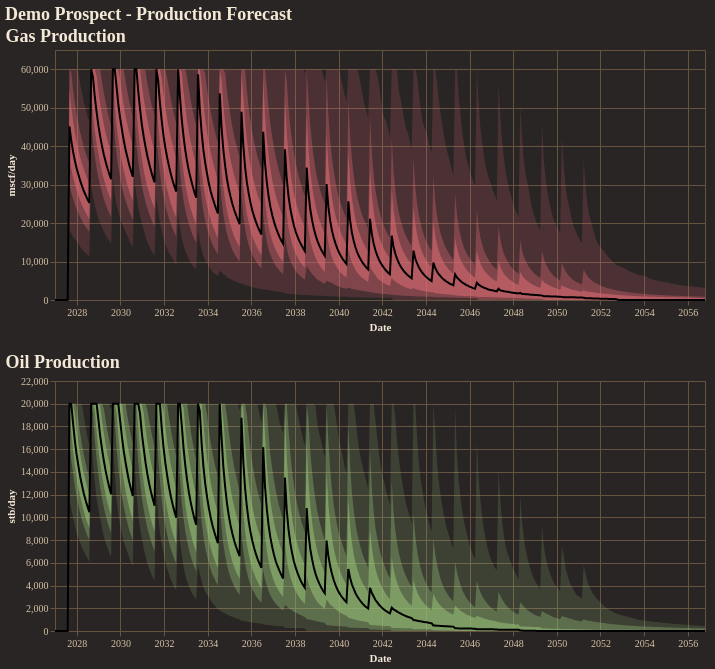

Notebook code cell kept with this figure:
### Code cell
fig = reporter.plotter.combined_production_plot(
    figsize=(650, 250),
    backend=PLOTTING_BACKEND
)
fig.show()

### Figure 1 — Vega-Lite specification as saved in the notebook (floating-point values rounded to 4 significant figures; data arrays with more than 128 entries replaced by an {"elided": "..."} marker saying what was removed)
{"config": {"background": "#292524", "view": {"fill": "#292524", "stroke": "#665340"}, "title": {"color": "#f4e9d7", "font": "Merriweather", "fontSize": 18, "fontWeight": 600, "subtitleColor": "#d5c2a6", "anchor": "start"}, "axis": {"domainColor": "#665340", "gridColor": "#665340", "tickColor": "#665340", "labelColor": "#d5c2a6", "titleColor": "#f4e9d7", "labelFont": "Merriweather", "titleFont": "Merriweather"}, "legend": {"titleColor": "#f4e9d7", "labelColor": "#d5c2a6", "labelFont": "Merriweather", "titleFont": "Merriweather", "orient": "top-right", "symbolType": "circle"}, "header": {"labelColor": "#d5c2a6", "titleColor": "#f4e9d7", "labelFont": "Merriweather", "titleFont": "Merriweather"}, "mark": {"color": "#c78d3b"}, "line": {"color": "#c78d3b"}, "bar": {"color": "#c78d3b"}, "point": {"color": "#ddb06d"}, "area": {"color": "#c78d3b", "opacity": 0.35}, "text": {"color": "#f4e9d7", "font": "Merriweather"}, "range": {"category": ["#5DA5DA", "#F28E2B", "#59C36A", "#E15759", "#B07AA1", "#4ECDC4", "#FF9DA7", "#EDC948"]}}, "vconcat": [{"layer": [{"mark": {"type": "area", "color": "rgba(224, 108, 117, 1.0)", "opacity": 0.18}, "encoding": {"tooltip": [{"field": "date", "title": "Date", "type": "temporal"}, {"field": "p01", "format": ",.2f", "title": "P01", "type": "quantitative"}, {"field": "p10", "format": ",.2f", "title": "P10", "type": "quantitative"}, {"field": "p25", "format": ",.2f", "title": "P25", "type": "quantitative"}, {"field": "p50", "format": ",.2f", "title": "P50", "type": "quantitative"}, {"field": "p75", "format": ",.2f", "title": "P75", "type": "quantitative"}, {"field": "p90", "format": ",.2f", "title": "P90", "type": "quantitative"}, {"field": "p99", "format": ",.2f", "title": "P99", "type": "quantitative"}], "x": {"field": "date", "title": "Date", "type": "temporal"}, "y": {"field": "p01", "title": "mscf/day", "type": "quantitative"}, "y2": {"field": "p99"}}}, {"mark": {"type": "area", "color": "rgba(224, 108, 117, 1.0)", "opacity": 0.35}, "encoding": {"tooltip": [{"field": "date", "title": "Date", "type": "temporal"}, {"field": "p01", "format": ",.2f", "title": "P01", "type": "quantitative"}, {"field": "p10", "format": ",.2f", "title": "P10", "type": "quantitative"}, {"field": "p25", "format": ",.2f", "title": "P25", "type": "quantitative"}, {"field": "p50", "format": ",.2f", "title": "P50", "type": "quantitative"}, {"field": "p75", "format": ",.2f", "title": "P75", "type": "quantitative"}, {"field": "p90", "format": ",.2f", "title": "P90", "type": "quantitative"}, {"field": "p99", "format": ",.2f", "title": "P99", "type": "quantitative"}], "x": {"field": "date", "title": "Date", "type": "temporal"}, "y": {"field": "p10", "title": "mscf/day", "type": "quantitative"}, "y2": {"field": "p90"}}}, {"mark": {"type": "area", "color": "rgba(224, 108, 117, 1.0)", "opacity": 0.55}, "encoding": {"tooltip": [{"field": "date", "title": "Date", "type": "temporal"}, {"field": "p01", "format": ",.2f", "title": "P01", "type": "quantitative"}, {"field": "p10", "format": ",.2f", "title": "P10", "type": "quantitative"}, {"field": "p25", "format": ",.2f", "title": "P25", "type": "quantitative"}, {"field": "p50", "format": ",.2f", "title": "P50", "type": "quantitative"}, {"field": "p75", "format": ",.2f", "title": "P75", "type": "quantitative"}, {"field": "p90", "format": ",.2f", "title": "P90", "type": "quantitative"}, {"field": "p99", "format": ",.2f", "title": "P99", "type": "quantitative"}], "x": {"field": "date", "title": "Date", "type": "temporal"}, "y": {"field": "p25", "title": "mscf/day", "type": "quantitative"}, "y2": {"field": "p75"}}}, {"mark": {"type": "line", "color": "black", "strokeWidth": 2}, "encoding": {"tooltip": [{"field": "date", "title": "Date", "type": "temporal"}, {"field": "p01", "format": ",.2f", "title": "P01", "type": "quantitative"}, {"field": "p10", "format": ",.2f", "title": "P10", "type": "quantitative"}, {"field": "p25", "format": ",.2f", "title": "P25", "type": "quantitative"}, {"field": "p50", "format": ",.2f", "title": "P50", "type": "quantitative"}, {"field": "p75", "format": ",.2f", "title": "P75", "type": "quantitative"}, {"field": "p90", "format": ",.2f", "title": "P90", "type": "quantitative"}, {"field": "p99", "format": ",.2f", "title": "P99", "type": "quantitative"}], "x": {"field": "date", "title": "Date", "type": "temporal"}, "y": {"field": "p50", "title": "mscf/day", "type": "quantitative"}}}], "data": {"name": "data-20b67642d73239bfb74d05eb199f4b37"}, "height": 250, "title": "Gas Production", "width": 650}, {"layer": [{"mark": {"type": "area", "color": "rgba(152, 195, 121, 1.0)", "opacity": 0.18}, "encoding": {"tooltip": [{"field": "date", "title": "Date", "type": "temporal"}, {"field": "p01", "format": ",.2f", "title": "P01", "type": "quantitative"}, {"field": "p10", "format": ",.2f", "title": "P10", "type": "quantitative"}, {"field": "p25", "format": ",.2f", "title": "P25", "type": "quantitative"}, {"field": "p50", "format": ",.2f", "title": "P50", "type": "quantitative"}, {"field": "p75", "format": ",.2f", "title": "P75", "type": "quantitative"}, {"field": "p90", "format": ",.2f", "title": "P90", "type": "quantitative"}, {"field": "p99", "format": ",.2f", "title": "P99", "type": "quantitative"}], "x": {"field": "date", "title": "Date", "type": "temporal"}, "y": {"field": "p01", "title": "stb/day", "type": "quantitative"}, "y2": {"field": "p99"}}}, {"mark": {"type": "area", "color": "rgba(152, 195, 121, 1.0)", "opacity": 0.35}, "encoding": {"tooltip": [{"field": "date", "title": "Date", "type": "temporal"}, {"field": "p01", "format": ",.2f", "title": "P01", "type": "quantitative"}, {"field": "p10", "format": ",.2f", "title": "P10", "type": "quantitative"}, {"field": "p25", "format": ",.2f", "title": "P25", "type": "quantitative"}, {"field": "p50", "format": ",.2f", "title": "P50", "type": "quantitative"}, {"field": "p75", "format": ",.2f", "title": "P75", "type": "quantitative"}, {"field": "p90", "format": ",.2f", "title": "P90", "type": "quantitative"}, {"field": "p99", "format": ",.2f", "title": "P99", "type": "quantitative"}], "x": {"field": "date", "title": "Date", "type": "temporal"}, "y": {"field": "p10", "title": "stb/day", "type": "quantitative"}, "y2": {"field": "p90"}}}, {"mark": {"type": "area", "color": "rgba(152, 195, 121, 1.0)", "opacity": 0.55}, "encoding": {"tooltip": [{"field": "date", "title": "Date", "type": "temporal"}, {"field": "p01", "format": ",.2f", "title": "P01", "type": "quantitative"}, {"field": "p10", "format": ",.2f", "title": "P10", "type": "quantitative"}, {"field": "p25", "format": ",.2f", "title": "P25", "type": "quantitative"}, {"field": "p50", "format": ",.2f", "title": "P50", "type": "quantitative"}, {"field": "p75", "format": ",.2f", "title": "P75", "type": "quantitative"}, {"field": "p90", "format": ",.2f", "title": "P90", "type": "quantitative"}, {"field": "p99", "format": ",.2f", "title": "P99", "type": "quantitative"}], "x": {"field": "date", "title": "Date", "type": "temporal"}, "y": {"field": "p25", "title": "stb/day", "type": "quantitative"}, "y2": {"field": "p75"}}}, {"mark": {"type": "line", "color": "black", "strokeWidth": 2}, "encoding": {"tooltip": [{"field": "date", "title": "Date", "type": "temporal"}, {"field": "p01", "format": ",.2f", "title": "P01", "type": "quantitative"}, {"field": "p10", "format": ",.2f", "title": "P10", "type": "quantitative"}, {"field": "p25", "format": ",.2f", "title": "P25", "type": "quantitative"}, {"field": "p50", "format": ",.2f", "title": "P50", "type": "quantitative"}, {"field": "p75", "format": ",.2f", "title": "P75", "type": "quantitative"}, {"field": "p90", "format": ",.2f", "title": "P90", "type": "quantitative"}, {"field": "p99", "format": ",.2f", "title": "P99", "type": "quantitative"}], "x": {"field": "date", "title": "Date", "type": "temporal"}, "y": {"field": "p50", "title": "stb/day", "type": "quantitative"}}}], "data": {"name": "data-c7935505a3b3f8121de51c6a02b430ae"}, "height": 250, "title": "Oil Production", "width": 650}], "title": "Demo Prospect - Production Forecast", "$schema": "https://vega.github.io/schema/vega-lite/v5.20.1.json", "datasets": {"data-20b67642d73239bfb74d05eb199f4b37": {"elided": "360 records"}, "data-c7935505a3b3f8121de51c6a02b430ae": {"elided": "360 records"}}}
